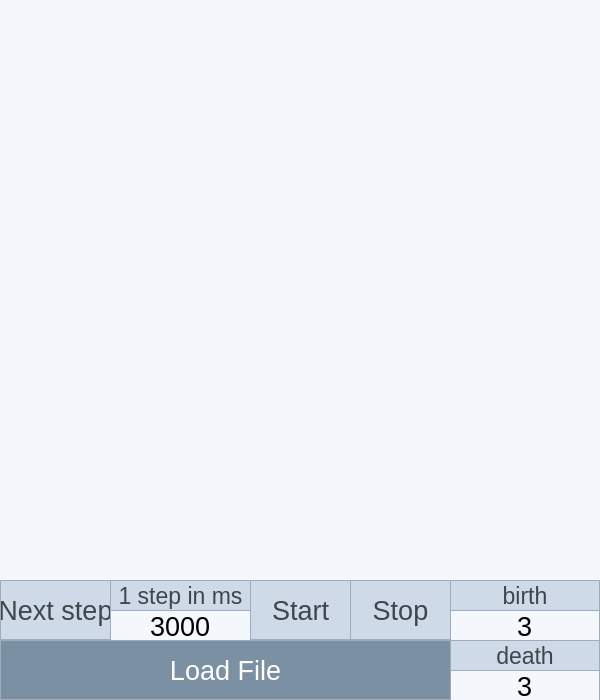
<?xml version="1.0" encoding="UTF-8"?>
<ui version="4.0">
 <class>Cave</class>
 <widget class="QWidget" name="Cave">
  <property name="geometry">
   <rect>
    <x>0</x>
    <y>0</y>
    <width>600</width>
    <height>700</height>
   </rect>
  </property>
  <property name="windowTitle">
   <string>Dialog</string>
  </property>
  <property name="styleSheet">
   <string notr="true">background-color: rgb(244, 248, 252)</string>
  </property>
  <widget class="QLabel" name="label">
   <property name="geometry">
    <rect>
     <x>450</x>
     <y>580</y>
     <width>150</width>
     <height>31</height>
    </rect>
   </property>
   <property name="font">
    <font>
     <pointsize>17</pointsize>
    </font>
   </property>
   <property name="styleSheet">
    <string notr="true">	border: 1px solid rgb(161, 172, 186);
	background-color: rgb(206, 218, 232);
	color: rgb(64, 69, 75);

</string>
   </property>
   <property name="text">
    <string>birth</string>
   </property>
   <property name="alignment">
    <set>Qt::AlignCenter</set>
   </property>
  </widget>
  <widget class="QLabel" name="label_2">
   <property name="geometry">
    <rect>
     <x>450</x>
     <y>640</y>
     <width>150</width>
     <height>31</height>
    </rect>
   </property>
   <property name="font">
    <font>
     <pointsize>17</pointsize>
    </font>
   </property>
   <property name="styleSheet">
    <string notr="true">	border: 1px solid rgb(161, 172, 186);
	background-color: rgb(206, 218, 232);
	color: rgb(64, 69, 75);

</string>
   </property>
   <property name="text">
    <string>death</string>
   </property>
   <property name="alignment">
    <set>Qt::AlignCenter</set>
   </property>
  </widget>
  <widget class="QSpinBox" name="birth">
   <property name="enabled">
    <bool>true</bool>
   </property>
   <property name="geometry">
    <rect>
     <x>450</x>
     <y>610</y>
     <width>150</width>
     <height>31</height>
    </rect>
   </property>
   <property name="font">
    <font>
     <pointsize>20</pointsize>
    </font>
   </property>
   <property name="layoutDirection">
    <enum>Qt::LeftToRight</enum>
   </property>
   <property name="styleSheet">
    <string notr="true">border: 1px solid rgb(161, 172, 186);</string>
   </property>
   <property name="frame">
    <bool>false</bool>
   </property>
   <property name="alignment">
    <set>Qt::AlignCenter</set>
   </property>
   <property name="buttonSymbols">
    <enum>QAbstractSpinBox::NoButtons</enum>
   </property>
   <property name="accelerated">
    <bool>false</bool>
   </property>
   <property name="showGroupSeparator" stdset="0">
    <bool>false</bool>
   </property>
   <property name="maximum">
    <number>7</number>
   </property>
   <property name="value">
    <number>3</number>
   </property>
  </widget>
  <widget class="QSpinBox" name="death">
   <property name="geometry">
    <rect>
     <x>450</x>
     <y>670</y>
     <width>150</width>
     <height>31</height>
    </rect>
   </property>
   <property name="font">
    <font>
     <pointsize>20</pointsize>
    </font>
   </property>
   <property name="styleSheet">
    <string notr="true">border: 1px solid rgb(161, 172, 186);</string>
   </property>
   <property name="wrapping">
    <bool>false</bool>
   </property>
   <property name="frame">
    <bool>false</bool>
   </property>
   <property name="alignment">
    <set>Qt::AlignCenter</set>
   </property>
   <property name="buttonSymbols">
    <enum>QAbstractSpinBox::NoButtons</enum>
   </property>
   <property name="maximum">
    <number>7</number>
   </property>
   <property name="value">
    <number>3</number>
   </property>
  </widget>
  <widget class="QPushButton" name="btn_load">
   <property name="geometry">
    <rect>
     <x>0</x>
     <y>640</y>
     <width>451</width>
     <height>60</height>
    </rect>
   </property>
   <property name="font">
    <font>
     <pointsize>20</pointsize>
    </font>
   </property>
   <property name="styleSheet">
    <string notr="true">QPushButton {
	border: 1px solid rgb(161, 172, 186);
	background-color: rgb(123, 145, 163);
	color: white;
}

QPushButton:pressed {
    background-color: rgb(166, 204, 221);

}</string>
   </property>
   <property name="text">
    <string>Load File</string>
   </property>
  </widget>
  <widget class="RenderArea" name="render_area" native="true">
   <property name="geometry">
    <rect>
     <x>50</x>
     <y>30</y>
     <width>500</width>
     <height>500</height>
    </rect>
   </property>
   <property name="styleSheet">
    <string notr="true"/>
   </property>
  </widget>
  <widget class="QLabel" name="label_3">
   <property name="geometry">
    <rect>
     <x>110</x>
     <y>580</y>
     <width>141</width>
     <height>31</height>
    </rect>
   </property>
   <property name="font">
    <font>
     <pointsize>17</pointsize>
    </font>
   </property>
   <property name="styleSheet">
    <string notr="true">
	border: 1px solid rgb(161, 172, 186);
	background-color: rgb(206, 218, 232);
	color: rgb(64, 69, 75);

</string>
   </property>
   <property name="text">
    <string>1 step in ms</string>
   </property>
   <property name="alignment">
    <set>Qt::AlignCenter</set>
   </property>
  </widget>
  <widget class="QSpinBox" name="timer_count">
   <property name="enabled">
    <bool>true</bool>
   </property>
   <property name="geometry">
    <rect>
     <x>110</x>
     <y>610</y>
     <width>141</width>
     <height>31</height>
    </rect>
   </property>
   <property name="font">
    <font>
     <pointsize>20</pointsize>
    </font>
   </property>
   <property name="layoutDirection">
    <enum>Qt::LeftToRight</enum>
   </property>
   <property name="styleSheet">
    <string notr="true">border: 1px solid rgb(161, 172, 186);</string>
   </property>
   <property name="frame">
    <bool>false</bool>
   </property>
   <property name="alignment">
    <set>Qt::AlignCenter</set>
   </property>
   <property name="buttonSymbols">
    <enum>QAbstractSpinBox::NoButtons</enum>
   </property>
   <property name="accelerated">
    <bool>false</bool>
   </property>
   <property name="showGroupSeparator" stdset="0">
    <bool>false</bool>
   </property>
   <property name="minimum">
    <number>10</number>
   </property>
   <property name="maximum">
    <number>10000</number>
   </property>
   <property name="value">
    <number>3000</number>
   </property>
  </widget>
  <widget class="QPushButton" name="start_timer">
   <property name="geometry">
    <rect>
     <x>250</x>
     <y>580</y>
     <width>101</width>
     <height>60</height>
    </rect>
   </property>
   <property name="font">
    <font>
     <pointsize>20</pointsize>
    </font>
   </property>
   <property name="styleSheet">
    <string notr="true">QPushButton {
	border: 1px solid rgb(161, 172, 186);
	background-color: rgb(206, 218, 232);
	color: rgb(64, 69, 75);
}

QPushButton:pressed {
    background-color: rgb(166, 204, 221);

}</string>
   </property>
   <property name="text">
    <string>Start</string>
   </property>
  </widget>
  <widget class="QPushButton" name="next_step">
   <property name="geometry">
    <rect>
     <x>0</x>
     <y>580</y>
     <width>111</width>
     <height>60</height>
    </rect>
   </property>
   <property name="font">
    <font>
     <pointsize>20</pointsize>
    </font>
   </property>
   <property name="styleSheet">
    <string notr="true">QPushButton {
	border: 1px solid rgb(161, 172, 186);
	background-color: rgb(206, 218, 232);
	color: rgb(64, 69, 75);
}

QPushButton:pressed {
    background-color: rgb(166, 204, 221);

}</string>
   </property>
   <property name="text">
    <string>Next step</string>
   </property>
  </widget>
  <widget class="QPushButton" name="stop_timer">
   <property name="geometry">
    <rect>
     <x>350</x>
     <y>580</y>
     <width>101</width>
     <height>60</height>
    </rect>
   </property>
   <property name="font">
    <font>
     <pointsize>20</pointsize>
    </font>
   </property>
   <property name="styleSheet">
    <string notr="true">QPushButton {
	border: 1px solid rgb(161, 172, 186);
	background-color: rgb(206, 218, 232);
	color: rgb(64, 69, 75);
}

QPushButton:pressed {
    background-color: rgb(166, 204, 221);

}</string>
   </property>
   <property name="text">
    <string>Stop</string>
   </property>
  </widget>
 </widget>
 <customwidgets>
  <customwidget>
   <class>RenderArea</class>
   <extends>QWidget</extends>
   <header>view/render_area.h</header>
   <container>1</container>
  </customwidget>
 </customwidgets>
 <resources/>
 <connections/>
</ui>
